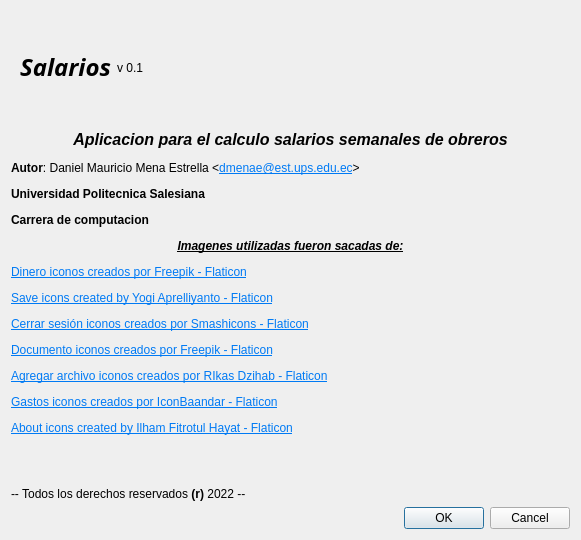
<?xml version="1.0" encoding="UTF-8"?>
<ui version="4.0">
 <class>Acerca</class>
 <widget class="QDialog" name="Acerca">
  <property name="geometry">
   <rect>
    <x>0</x>
    <y>0</y>
    <width>581</width>
    <height>540</height>
   </rect>
  </property>
  <property name="windowTitle">
   <string>Acerca de</string>
  </property>
  <property name="windowIcon">
   <iconset resource="Recursos.qrc">
    <normaloff>:/Recursos/Imagenes/about.png</normaloff>:/Recursos/Imagenes/about.png</iconset>
  </property>
  <layout class="QVBoxLayout" name="verticalLayout">
   <item>
    <widget class="QWidget" name="Encabezado" native="true">
     <layout class="QHBoxLayout" name="horizontalLayout">
      <item>
       <widget class="QLabel" name="Titulo">
        <property name="font">
         <font>
          <family>Franklin Gothic Heavy</family>
         </font>
        </property>
        <property name="text">
         <string>&lt;html&gt;&lt;head/&gt;&lt;body&gt;&lt;p align=&quot;center&quot;&gt;&lt;span style=&quot; font-size:18pt; font-weight:700; font-style:italic;&quot;&gt;Salarios&lt;/span&gt;&lt;/p&gt;&lt;/body&gt;&lt;/html&gt;</string>
        </property>
       </widget>
      </item>
      <item>
       <widget class="QLabel" name="outVersion">
        <property name="text">
         <string>v 0.1</string>
        </property>
       </widget>
      </item>
      <item>
       <spacer name="horizontalSpacer">
        <property name="orientation">
         <enum>Qt::Horizontal</enum>
        </property>
        <property name="sizeHint" stdset="0">
         <size>
          <width>40</width>
          <height>20</height>
         </size>
        </property>
       </spacer>
      </item>
     </layout>
    </widget>
   </item>
   <item>
    <widget class="QLabel" name="Descripcion">
     <property name="text">
      <string>&lt;html&gt;&lt;head/&gt;&lt;body&gt;&lt;p align=&quot;center&quot;&gt;&lt;span style=&quot; font-size:12pt; font-weight:700; font-style:italic;&quot;&gt;Aplicacion para el calculo salarios semanales de obreros&lt;/span&gt;&lt;/p&gt;&lt;p&gt;&lt;span style=&quot; font-weight:700;&quot;&gt;Autor&lt;/span&gt;: Daniel Mauricio Mena Estrella &amp;lt;&lt;a href=&quot;mailto:dmenae@est.ups.edu.ec&quot;&gt;&lt;span style=&quot; text-decoration: underline; color:#007af4;&quot;&gt;dmenae@est.ups.edu.ec&lt;/span&gt;&lt;/a&gt;&amp;gt;&lt;/p&gt;&lt;p&gt;&lt;span style=&quot; font-weight:700;&quot;&gt;Universidad Politecnica Salesiana &lt;/span&gt;&lt;/p&gt;&lt;p&gt;&lt;span style=&quot; font-weight:700;&quot;&gt;Carrera de computacion&lt;/span&gt;&lt;/p&gt;&lt;p align=&quot;center&quot;&gt;&lt;span style=&quot; font-weight:700; font-style:italic; text-decoration: underline;&quot;&gt;Imagenes utilizadas fueron sacadas de:&lt;/span&gt;&lt;/p&gt;&lt;p&gt;&lt;a href=&quot;&amp;lt;a href=&quot;&gt;&lt;span style=&quot; text-decoration: underline; color:#007af4;&quot;&gt;Dinero iconos creados por Freepik - Flaticon&lt;/span&gt;&lt;/a&gt;&lt;/p&gt;&lt;p&gt;&lt;a href=&quot;&amp;lt;a href=&quot;&gt;&lt;span style=&quot; text-decoration: underline; color:#007af4;&quot;&gt;Save icons created by Yogi Aprelliyanto - Flaticon&lt;/span&gt;&lt;/a&gt;&lt;/p&gt;&lt;p&gt;&lt;a href=&quot;&amp;lt;a href=&quot;&gt;&lt;span style=&quot; text-decoration: underline; color:#007af4;&quot;&gt;Cerrar sesión iconos creados por Smashicons - Flaticon&lt;/span&gt;&lt;/a&gt;&lt;/p&gt;&lt;p&gt;&lt;a href=&quot;&amp;lt;a href=&quot;&gt;&lt;span style=&quot; text-decoration: underline; color:#007af4;&quot;&gt;Documento iconos creados por Freepik - Flaticon&lt;/span&gt;&lt;/a&gt;&lt;/p&gt;&lt;p&gt;&lt;a href=&quot;&amp;lt;a href=&quot;&gt;&lt;span style=&quot; text-decoration: underline; color:#007af4;&quot;&gt;Agregar archivo iconos creados por RIkas Dzihab - Flaticon&lt;/span&gt;&lt;/a&gt;&lt;/p&gt;&lt;p&gt;&lt;a href=&quot;&amp;lt;a href=&quot;&gt;&lt;span style=&quot; text-decoration: underline; color:#007af4;&quot;&gt;Gastos iconos creados por IconBaandar - Flaticon&lt;/span&gt;&lt;/a&gt;&lt;/p&gt;&lt;p&gt;&lt;a href=&quot;&amp;lt;a href=&quot;&gt;&lt;span style=&quot; text-decoration: underline; color:#007af4;&quot;&gt;About icons created by Ilham Fitrotul Hayat - Flaticon&lt;/span&gt;&lt;/a&gt;&lt;/p&gt;&lt;p&gt;&lt;br/&gt;&lt;/p&gt;&lt;p&gt;-- Todos los derechos reservados &lt;span style=&quot; font-weight:700;&quot;&gt;(r) &lt;/span&gt;2022 --&lt;/p&gt;&lt;/body&gt;&lt;/html&gt;</string>
     </property>
    </widget>
   </item>
   <item>
    <widget class="QDialogButtonBox" name="btnOpciones">
     <property name="orientation">
      <enum>Qt::Horizontal</enum>
     </property>
     <property name="standardButtons">
      <set>QDialogButtonBox::Cancel|QDialogButtonBox::Ok</set>
     </property>
    </widget>
   </item>
  </layout>
 </widget>
 <resources>
  <include location="Recursos.qrc"/>
 </resources>
 <connections>
  <connection>
   <sender>btnOpciones</sender>
   <signal>accepted()</signal>
   <receiver>Acerca</receiver>
   <slot>accept()</slot>
   <hints>
    <hint type="sourcelabel">
     <x>248</x>
     <y>254</y>
    </hint>
    <hint type="destinationlabel">
     <x>157</x>
     <y>274</y>
    </hint>
   </hints>
  </connection>
  <connection>
   <sender>btnOpciones</sender>
   <signal>rejected()</signal>
   <receiver>Acerca</receiver>
   <slot>reject()</slot>
   <hints>
    <hint type="sourcelabel">
     <x>316</x>
     <y>260</y>
    </hint>
    <hint type="destinationlabel">
     <x>286</x>
     <y>274</y>
    </hint>
   </hints>
  </connection>
 </connections>
</ui>
